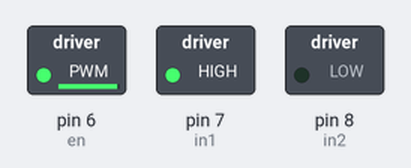
The sketch below on a simulated Arduino Uno, built with avr-gcc and run on an emulated ATmega328P. Shown: switched loads named in the sketch (green lamp = pin HIGH).

Above: at 0.1 s.
Timing chart, 0 to 1.6 s (numbered marks = the images above):
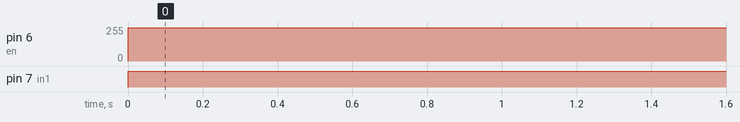

The sketch:

l293d.ino
```cpp
int en = 6;
int in1 = 7;
int in2 = 8;


void setup() {
  // put your setup code here, to run once:


  pinMode(en, OUTPUT);
  pinMode(in1, OUTPUT);
  pinMode(in2, OUTPUT);


}


void loop() {
  // put your main code here, to run repeatedly:


digitalWrite(in1, HIGH);
digitalWrite(in2, LOW);
analogWrite(en, 250);
//delay(2000);


//digitalWrite(in1, LOW);
//digitalWrite(in2, LOW);
//delay(2000);
//
//digitalWrite(in2, HIGH);
//digitalWrite(in1, LOW);
//analogWrite(en, 255);
//delay(2000);
//
//digitalWrite(in1, LOW);
//digitalWrite(in2, LOW);
//delay(2000);


}
```

Measured:
- by itself, pin 6 (en): 0/255 → 250/255 at 0.00 s
- by itself, pin 7 (in1): LOW → HIGH at 0.00 s
